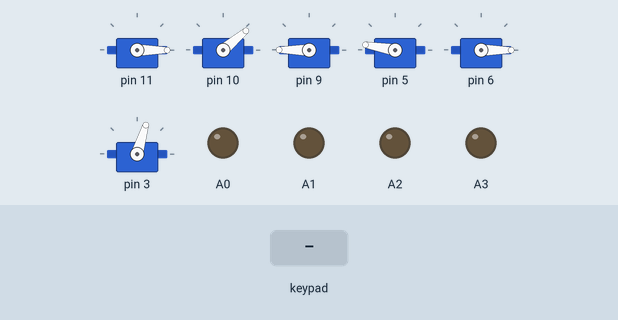
Simulated run of this sketch. Board: Arduino Uno, built with avr-gcc and run on an emulated ATmega328P. Shown: 6 × servo, output pins drawn as LEDs (lit = HIGH). The test bench sets the inputs (shaded band).

Above: at 7.2 s.
7.3 s: key '-' pressed
At 7.46 s:
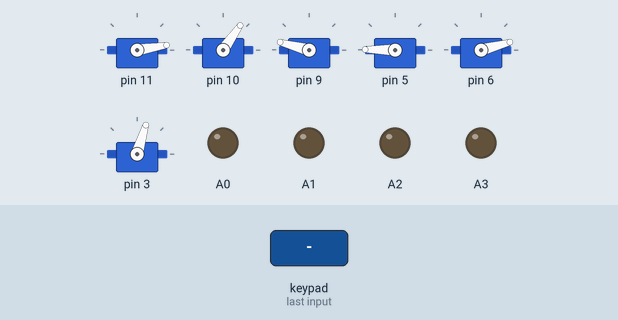
At 9.6 s:
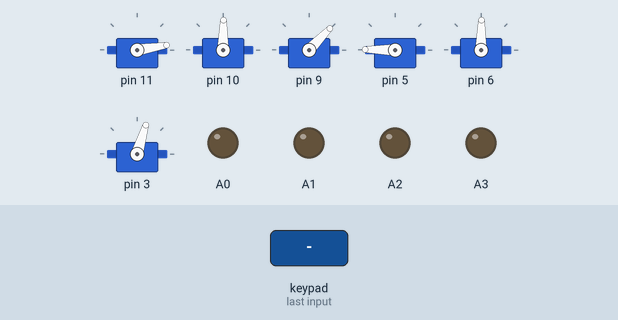
10.3 s: key 'U' pressed
12.1 s: key 'L' pressed
13.9 s: key 'S' pressed
At 15.2 s:
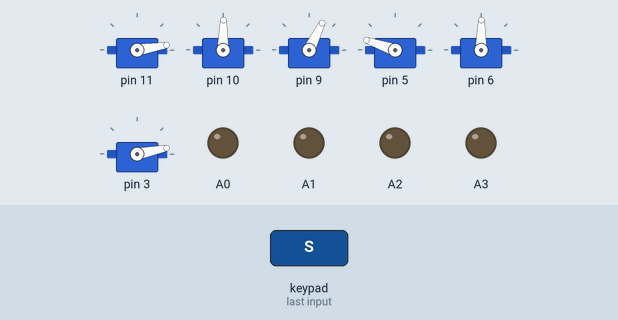
16.0 s: key 'D' pressed
17.8 s: key 'T' pressed
At 19.1 s:
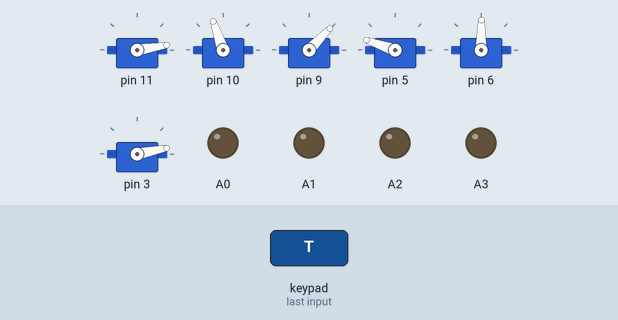
Timing chart, 0 to 20.6 s (numbered marks = the images above; inputs shaded):
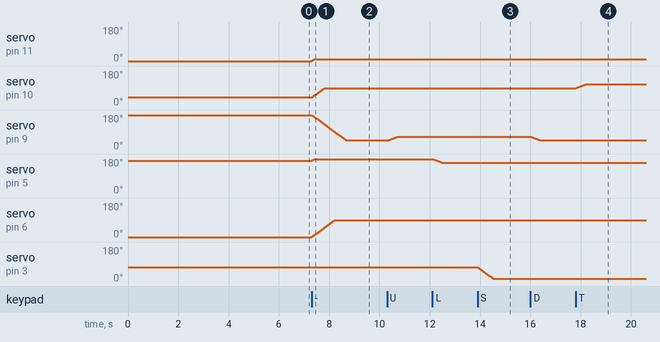

The sketch:

CraneRobot.ino
```cpp
#define CUSTOM_SETTINGS
#define INCLUDE_GAMEPAD_MODULE
#include <Dabble.h>
#include <Braccio.h>

Servo base;
Servo shoulder;
Servo elbow;
Servo wrist_rot;
Servo gripper;
Servo wrist_ver;

int base_angle = 10;
int shoulder_angle = 90;
int elbow_angle = 45;
int wrist_ver_angle = 180;
int wrist_rot_angle = 90;
int gripper_angle = 73;

bool armMode = false;
bool selectedPressed = false;
bool clawPressed = false;

int motorSpeed = 255;

enum Dir { None, Forward, Back, Left, Right, ForwardLeft, ForwardRight, BackLeft, BackRight };

void change_claw(){
  if (gripper_angle == 73)
    gripper_angle = 10;
  else
    gripper_angle = 73;
}

void moveBraccio(){
  Braccio.ServoMovement(10, base_angle, shoulder_angle, elbow_angle, wrist_ver_angle, wrist_rot_angle, gripper_angle);
}

void increase_shoulder_angle(){
  if (shoulder_angle < 165){
    shoulder_angle++;
  }
  else{
    Serial.write("Increase impossible");
  }
}

void decrease_shoulder_angle(){
  if (shoulder_angle > 15){
    shoulder_angle--;
  }
  else{
    Serial.write("Decrease impossible");
  }
}

void increase_elbow_angle(){
  if (elbow_angle < 180){
    elbow_angle++;
  }
  else{
    Serial.write("Increase impossible");
  }
}

void decrease_elbow_angle(){
  if (elbow_angle > 0){
    elbow_angle--;
  }
  else{
    Serial.write("Decrease impossible");
  }
}

void increase_wrist_angle(){
  if (wrist_ver_angle < 180){
    wrist_ver_angle++;
  }
  else{
    Serial.write("Increase impossible");
  }
}

void decrease_wrist_angle(){
  if (wrist_ver_angle > 0){
    wrist_ver_angle--;
  }
  else{
    Serial.write("Decrease impossible");
  }
}


class Motor {

  private:
  int motorIN1;
  int motorIN2;
  int motorENA;

  public:
  Motor(int motorENAPin, int motorIN1Pin, int motorIN2Pin) {

    motorENA = motorENAPin;
    motorIN1 = motorIN1Pin;
    motorIN2 = motorIN2Pin;

    pinMode(motorENA, OUTPUT);
    pinMode(motorIN1, OUTPUT);
    pinMode(motorIN2, OUTPUT);
  }

  void breakMotor() {
    analogWrite(motorENA, 0);
    digitalWrite(motorIN1, 0);
    digitalWrite(motorIN2, 0);
  }

  void runForward() {
    analogWrite(motorENA, motorSpeed);
    digitalWrite(motorIN1, 1);
    digitalWrite(motorIN2, 0);
  }

  void runBack() {
    analogWrite(motorENA, motorSpeed);
    digitalWrite(motorIN1, 0);
    digitalWrite(motorIN2, 1);
  }
};

Motor* motorForwardLeft;
Motor* motorForwardRight;
Motor* motorBackLeft;
Motor* motorBackRight;

Dir getDirection(String dir) {

  if (dir == "01")
    return Forward;

  if (dir == "0-1")
    return Back;

  if (dir == "10")
    return Right;

  if (dir == "-10")
    return Left;

  if (dir == "11")
    return ForwardRight;

  if (dir == "-11")
    return ForwardLeft;

  if (dir == "1-1")
    return BackRight;

  if (dir == "-1-1")
    return BackLeft;

  return None;
}

void setup() {

  motorForwardLeft = new Motor(A1, 28, 26);
  motorForwardRight = new Motor(A0, 22, 24);
  motorBackLeft = new Motor(A2, 25, 23);
  motorBackRight = new Motor(A3, 27, 29);

  Braccio.begin();
  Serial.begin(9600);
  Dabble.begin(9600);
}

void walk(int x, int y) {

  switch (getDirection((String(x) + String(y)))) {

    case Forward:
      motorForwardLeft->runForward();
      motorForwardRight->runForward();
      motorBackLeft->runForward();
      motorBackRight->runForward();
      break;

    case Back:
      motorForwardLeft->runBack();
      motorForwardRight->runBack();
      motorBackLeft->runBack();
      motorBackRight->runBack();
      break;

    case Right:
      motorForwardLeft->runForward();
      motorForwardRight->runBack();
      motorBackLeft->runBack();
      motorBackRight->runForward();
      break;

    case Left:
      motorForwardLeft->runBack();
      motorForwardRight->runForward();
      motorBackLeft->runForward();
      motorBackRight->runBack();
      break;

    case ForwardRight:
      motorForwardLeft->runForward();
      motorForwardRight->breakMotor();
      motorBackLeft->breakMotor();
      motorBackRight->runForward();
      break;

    case ForwardLeft:
      motorForwardLeft->breakMotor();
      motorForwardRight->runForward();
      motorBackLeft->runForward();
      motorBackRight->breakMotor();
      break;

    case BackRight:
      motorForwardLeft->breakMotor();
      motorForwardRight->runBack();
      motorBackLeft->runBack();
      motorBackRight->breakMotor();
      break;

    case BackLeft:
      motorForwardLeft->runBack();
      motorForwardRight->breakMotor();
      motorBackLeft->breakMotor();
      motorBackRight->runBack();
      break;

    default:
      motorForwardLeft->breakMotor();
      motorForwardRight->breakMotor();
      motorBackLeft->breakMotor();
      motorBackRight->breakMotor();
      break;
  }
}

void rotate(int rotation) {

  if (rotation < 0) {
    motorForwardLeft->runBack();
    motorForwardRight->runForward();
    motorBackLeft->runBack();
    motorBackRight->runForward();
    return;
  }

  if (rotation > 0) {
    motorForwardLeft->runForward();
    motorForwardRight->runBack();
    motorBackLeft->runForward();
    motorBackRight->runBack();
    return;
  }
}

void loop() {

  Dabble.processInput();

  if (GamePad.isSelectPressed()) {

    if (!selectedPressed)
      armMode = !armMode;

    selectedPressed = true;
  }
  else
    selectedPressed = false;

  if (!armMode) {

    int x = (GamePad.isRightPressed() ? 1 : 0) + (GamePad.isLeftPressed() ? -1 : 0);
    int y = (GamePad.isUpPressed() ? 1 : 0) + (GamePad.isDownPressed() ? -1 : 0);
    int rotation = (GamePad.isCirclePressed() - GamePad.isSquarePressed());

    if (rotation != 0)
      rotate(rotation);
    else
      walk(x, y);

  } else {

    if (GamePad.isSquarePressed()) {

      if (!clawPressed)
        change_claw();

      clawPressed = true;
    }
    else
      clawPressed = false;

    if (GamePad.isUpPressed())
      increase_elbow_angle();

    if (GamePad.isDownPressed())
      decrease_elbow_angle();

    if (GamePad.isRightPressed())
      increase_wrist_angle();

    if (GamePad.isLeftPressed())
      decrease_wrist_angle();

    if (GamePad.isTrianglePressed())
      increase_shoulder_angle();

    if (GamePad.isCrossPressed())
      decrease_shoulder_angle();

    moveBraccio();
  }
}
```

Measured:
- after the input at 7.3 s, servo on pin 11: 0° → 9° at once; servo on pin 10: moves from 40° to 89° over 0.49 s, starting at once; servo on pin 9: moves from 180° to 46° over 1.4 s, starting at once; servo on pin 5: 170° → 179° at once; servo on pin 6: moves from 0° to 89° over 0.90 s, starting at once
- after the input at 13.9 s, servo on pin 3: moves from 73° to 11° over 0.62 s, starting at once
- after the input at 17.8 s, servo on pin 10: moves from 89° to 109° over 0.39 s, starting at once
